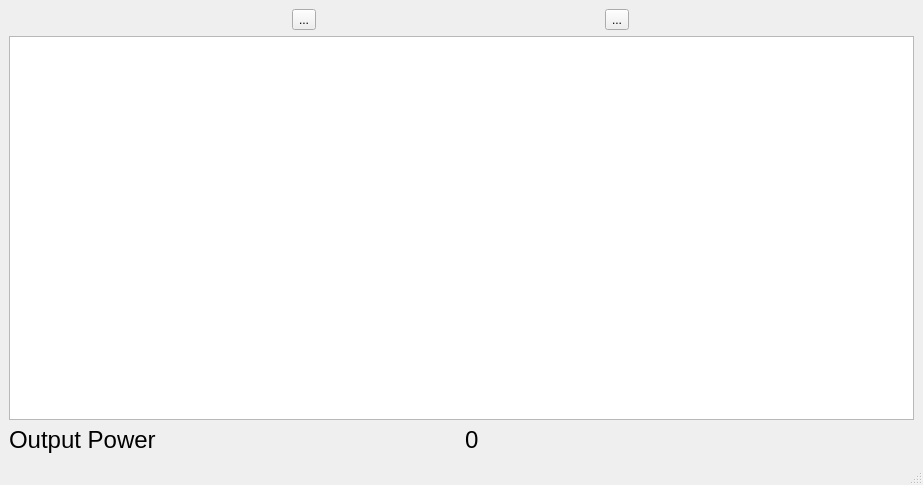
<?xml version="1.0" encoding="UTF-8"?>
<ui version="4.0">
 <class>MainWindow</class>
 <widget class="QMainWindow" name="MainWindow">
  <property name="geometry">
   <rect>
    <x>0</x>
    <y>0</y>
    <width>923</width>
    <height>485</height>
   </rect>
  </property>
  <property name="windowTitle">
   <string>Power Meter</string>
  </property>
  <widget class="QWidget" name="centralwidget">
   <layout class="QVBoxLayout" name="verticalLayout">
    <item>
     <layout class="QHBoxLayout" name="horizontalLayout_2">
      <item>
       <widget class="QToolButton" name="startButton">
        <property name="text">
         <string>...</string>
        </property>
        <property name="icon">
         <iconset>
          <normaloff>../../artwork/icons/qudiTheme/22x22/start-counter.png</normaloff>../../artwork/icons/qudiTheme/22x22/start-counter.png</iconset>
        </property>
       </widget>
      </item>
      <item>
       <widget class="QToolButton" name="stopButton">
        <property name="text">
         <string>...</string>
        </property>
        <property name="icon">
         <iconset>
          <normaloff>../../artwork/icons/qudiTheme/22x22/stop-counter.png</normaloff>../../artwork/icons/qudiTheme/22x22/stop-counter.png</iconset>
        </property>
       </widget>
      </item>
     </layout>
    </item>
    <item>
     <widget class="PlotWidget" name="positionTrace"/>
    </item>
    <item>
     <layout class="QHBoxLayout" name="horizontalLayout_4">
      <item>
       <layout class="QHBoxLayout" name="horizontalLayout_5">
        <item>
         <layout class="QVBoxLayout" name="verticalLayout_5">
          <item>
           <widget class="QLabel" name="label_3">
            <property name="font">
             <font>
              <pointsize>18</pointsize>
             </font>
            </property>
            <property name="text">
             <string>Output Power</string>
            </property>
           </widget>
          </item>
         </layout>
        </item>
       </layout>
      </item>
      <item>
       <layout class="QVBoxLayout" name="verticalLayout_6">
        <item>
         <widget class="QLabel" name="powerOutput">
          <property name="font">
           <font>
            <pointsize>18</pointsize>
           </font>
          </property>
          <property name="text">
           <string>0</string>
          </property>
         </widget>
        </item>
       </layout>
      </item>
     </layout>
    </item>
   </layout>
  </widget>
  <widget class="QMenuBar" name="menubar">
   <property name="geometry">
    <rect>
     <x>0</x>
     <y>0</y>
     <width>923</width>
     <height>21</height>
    </rect>
   </property>
  </widget>
  <widget class="QStatusBar" name="statusbar"/>
 </widget>
 <customwidgets>
  <customwidget>
   <class>PlotWidget</class>
   <extends>QGraphicsView</extends>
   <header>pyqtgraph</header>
  </customwidget>
 </customwidgets>
 <resources/>
 <connections/>
</ui>
